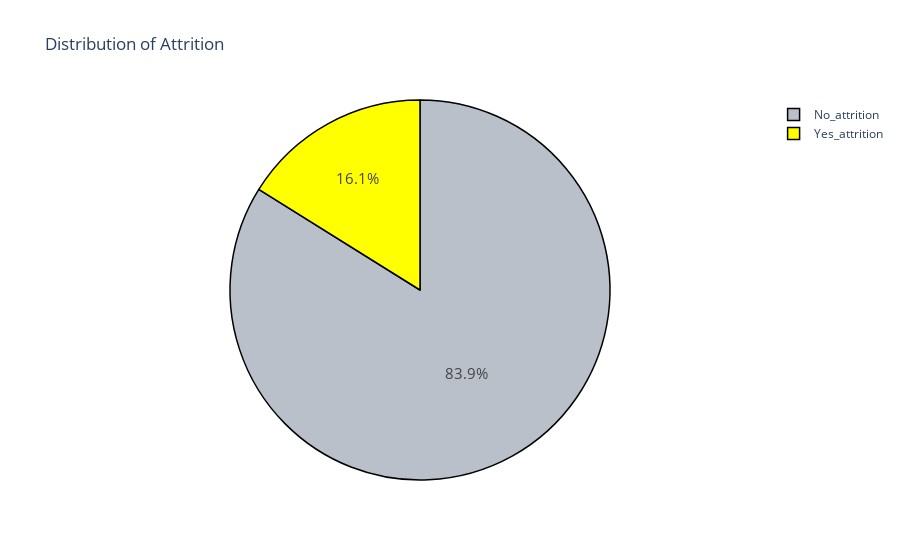

The cell this chart's notebook holds for it:
### Code cell
attrition = data[(data['Attrition'] != 0)]
no_attrition = data[(data['Attrition'] == 0)]

trace = go.Pie(labels = ['No_attrition', 'Yes_attrition'], values = data['Attrition'].value_counts(), 
               textfont=dict(size=15),
               marker=dict(colors=['#B9C0C9','yellow'], 
               line=dict(color='#000000', width=1.5)))
layout = dict(title =  'Distribution of Attrition')          
fig = dict(data = [trace], layout=layout)
py.iplot(fig)

### Figure 1 — Plotly figure (JSON) as saved in the notebook; plotly's stock layout.template omitted (floating-point values rounded to 4 significant figures)
{"data": [{"labels": ["No_attrition", "Yes_attrition"], "marker": {"colors": ["#B9C0C9", "yellow"], "line": {"color": "#000000", "width": 1.5}}, "textfont": {"size": 15}, "type": "pie", "values": [1233, 237]}], "layout": {"title": {"text": "Distribution of Attrition"}}}
